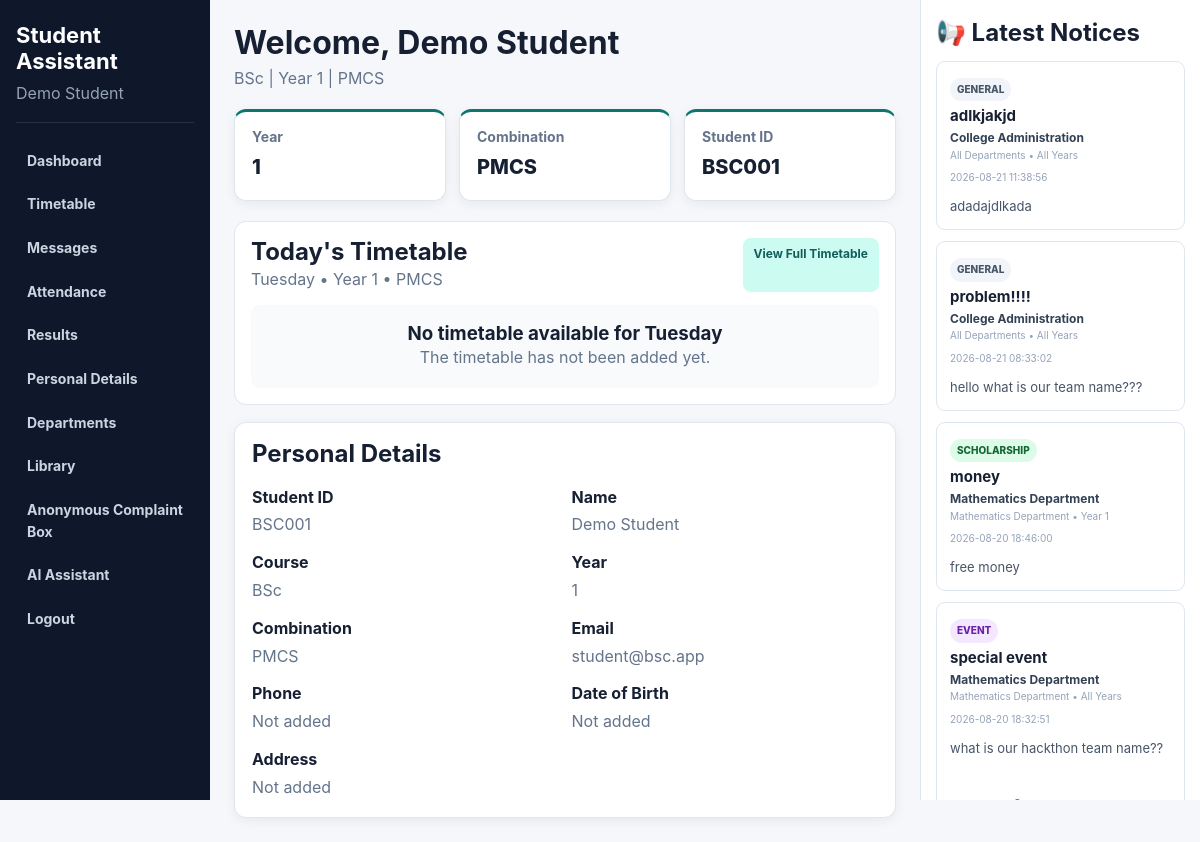
The page /student/dashboard (signed in) on the database as committed earlier.
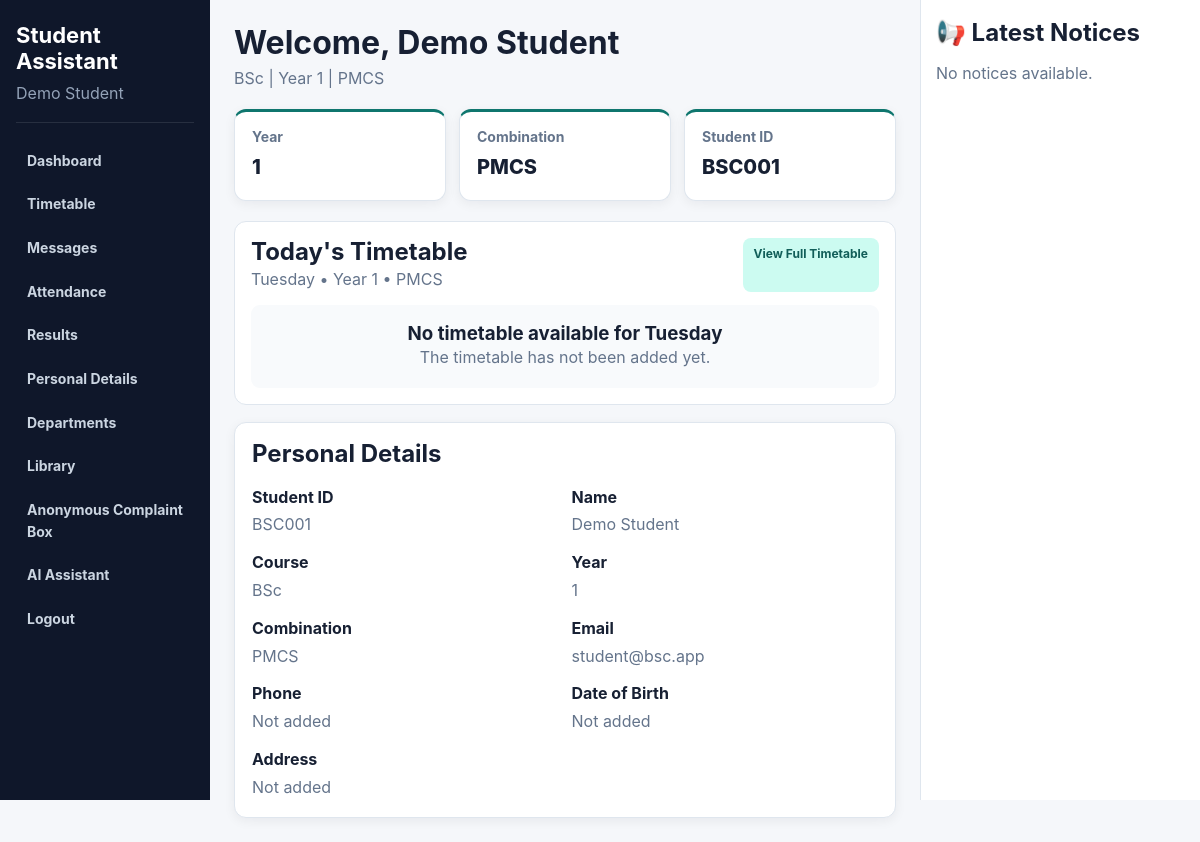
The same page on the database as committed later.
### tables this page shows
CREATE TABLE notices (

            notice_id INTEGER PRIMARY KEY AUTOINCREMENT,

            title TEXT NOT NULL,

            message TEXT NOT NULL,

            category TEXT DEFAULT 'General',

            image TEXT,

            issued_department_id INTEGER,

            target_department_id INTEGER,

            target_year INTEGER,

            created_by TEXT,

            created_at TEXT DEFAULT CURRENT_TIMESTAMP, is_pinned
            INTEGER DEFAULT 0,

            FOREIGN KEY (issued_department_id)
            REFERENCES departments(department_id),

            FOREIGN KEY (target_department_id)
            REFERENCES departments(department_id),

            FOREIGN KEY (created_by)
            REFERENCES admins(admin_id)
        );

CREATE TABLE departments (

            department_id INTEGER PRIMARY KEY AUTOINCREMENT,

            name TEXT UNIQUE NOT NULL,

            description TEXT,

            hod_name TEXT,

            hod_email TEXT,

            hod_phone TEXT,

            department_location TEXT
        );

### app.py (the view)
@app.route("/student/dashboard")
def student_dashboard():
    if session.get("user_type") != "student":
        return redirect(
            url_for("login")
        )
    student_id = session.get(
        "student_id"
    )
    if not student_id:
        session.clear()
        return redirect(
            url_for("login")
        )
    student = get_student(
        student_id
    )
    if student is None:
        session.clear()
        return redirect(
            url_for("login")
        )
    notices = get_filtered_notices_for_student(
        student_id
    )
    unread_messages = 0
    conversations = (
        get_student_conversations(
            student_id
        )
    )
    for conversation in conversations:
        unread_messages += (
            conversation["unread_count"]
            or 0
        )
    today_name = datetime.now().strftime(
        "%A"
    )
    today_timetable = (
        get_student_timetable_for_day(
            student_id,
            today_name
        )
    )
    return render_template(
        "student_dashboard.html",
        student=student,
        notices=notices,
        unread_messages=unread_messages,
        today_name=today_name,
        today_timetable=today_timetable
    )

### app.py (called while the page is built)
@app.context_processor
def inject_app_name():
    return {
        "app_name": app.config["APP_NAME"]
    }

### database/database.py (called while the page is built)
def connect_database():
    os.makedirs(
        DATA_DIR,
        exist_ok=True
    )
    connection = sqlite3.connect(
        DB_PATH
    )
    connection.row_factory = sqlite3.Row
    connection.execute(
        "PRAGMA foreign_keys = ON"
    )
    return connection

def get_student(
    student_id
):
    connection = connect_database()
    cursor = connection.cursor()
    cursor.execute("""
        SELECT

            students.student_id,

            students.name,

            students.email,

            students.phone,

            students.date_of_birth,

            students.address,

            students.year,

            students.combination_id,

            combinations.name
            AS combination_name

        FROM students

        LEFT JOIN combinations

        ON students.combination_id =
           combinations.combination_id

        WHERE students.student_id = ?
    """, (
        student_id,
    ))
    student = cursor.fetchone()
    connection.close()
    return student

### templates/student_dashboard.html (shortened to what the changed rows need)
<!DOCTYPE html>
<html lang="en">
<head>
    <link
        rel="stylesheet"
        href="{{ url_for('static', filename='css/student_dashboard.css') }}?v=1"
    >
</head>
<body class="dashboard-body">
<div class="dashboard-layout">
    <aside class="sidebar">
        <h2>
            {{ app_name }}
        </h2>
    </aside>
    <main class="student-main">
        <div class="dashboard-header">
            <div>
                <h1>
                    Welcome, {{ student["name"] }}
                </h1>
            </div>
        </div>
        <section class="today-timetable-card">
            <div class="today-timetable-header">
                <div>
                    <h2>
                        Today's Timetable
                    </h2>
                </div>
            </div>
        </section>
        <section
            class="dashboard-section"
            id="personal-details"
        >
            <h2>
                Personal Details
            </h2>
        </section>
    </main>
    <aside class="notice-panel">
        <h2>
            📢 Latest Notices
        </h2>
        {% if notices %}
            {% for notice in notices %}
                <div
    class="
        dashboard-notice
    "
>
    <div class="student-notice-top">
        <span
            class="
                student-notice-category
                category-{{ (notice['category'] or 'General')|lower }}
            "
        >
            {{ notice["category"] or "General" }}
        </span>
    </div>
    <h3>
        {{ notice["title"] }}
    </h3>
    <p class="student-notice-department">
        {% if notice["issued_department_name"] %}
            {{ notice["issued_department_name"] }}
            Department
        {% else %}
            College Administration
        {% endif %}
    </p>
    <div class="student-notice-audience">
        {% if notice["target_department_name"] %}
            {{ notice["target_department_name"] }}
            Department
        {% else %}
            All Departments
        {% endif %}
        {% if notice["target_year"] %}
            • Year {{ notice["target_year"] }}
        {% else %}
            • All Years
        {% endif %}
    </div>
    <small class="student-notice-date">
        {{ notice["created_at"] }}
    </small>
    <p class="student-notice-message">
        {{ notice["message"] }}
    </p>
    {% if notice["image"] %}
        <img
            src="{{
                url_for(
                    'static',
                    filename=
                    'uploads/notices/'
                    +
                    notice['image']
                )
            }}"
            alt="Notice image"
            class="notice-image"
        >
    {% endif %}
</div>
            {% endfor %}
        {% else %}
            <p>
                No notices available.
            </p>
        {% endif %}
    </aside>
</div>
</body>
</html>

Rows that differ between the two databases and show on the page:
removed notices: category "GENERAL", title "adlkjakjd", shows "College Administration", shows "All Departments", shows "• All Years", created_at "2026-08-21 11:38:56", message "adadajdlkada"
removed notices: category "GENERAL", title "problem!!!!", shows "College Administration", shows "All Departments", shows "• All Years", created_at "2026-08-21 08:33:02", message "hello what is our team name???"
removed notices: category "SCHOLARSHIP", title "money", issued_department_name "Mathematics", target_department_name "Mathematics", target_year "1", created_at "2026-08-20 18:46:00", message "free money"
removed notices: category "EVENT", title "special event", issued_department_name "Mathematics", target_department_name "Mathematics", shows "• All Years", created_at "2026-08-20 18:32:51", message "what is our hackthon team name??", image (picture)
Other text that changed with them:
text now shown: "No notices available."
